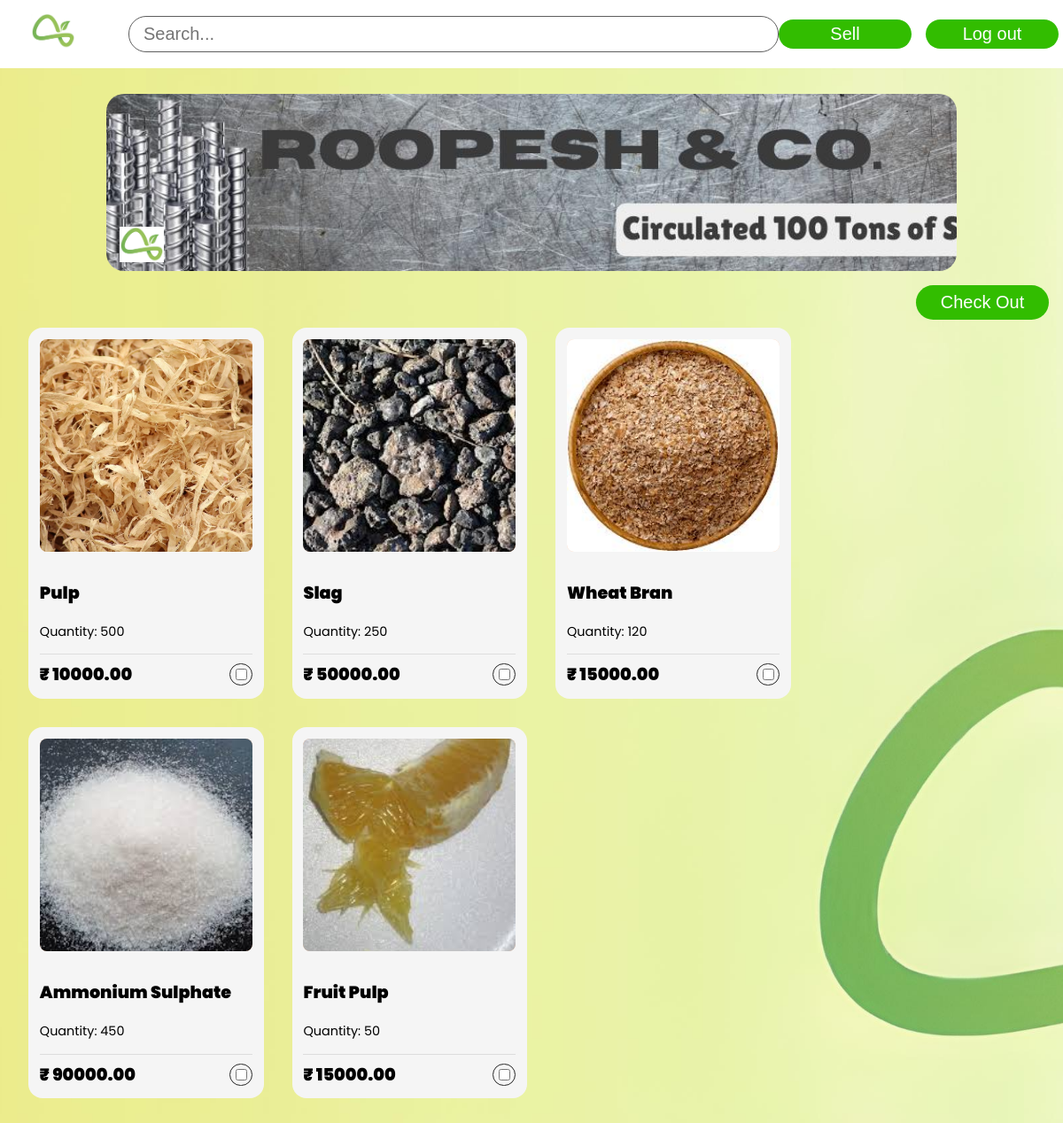
Screenshot of /accounts/products/ with the database file from the repository.
### accounts/models.py (models this page shows, shortened)
class Product(models.Model):
    name = models.CharField(max_length=255)
    quantity = models.PositiveIntegerField()
    amount = models.DecimalField(max_digits=10, decimal_places=2, default=0)
    company_name = models.CharField(max_length=255)
    location = models.CharField(max_length=255)
    user = models.ForeignKey(settings.AUTH_USER_MODEL, on_delete=models.CASCADE)
    image = models.ImageField(upload_to='product_images/', blank=True, null=True)  # Ensure upload_to is correct

### accounts/views.py (the view)
# urls.py: path('products/', views.product_list, name='product_list'),
def product_list(request):
    products = Product.objects.all()  # Retrieve all products
    return render(request, 'accounts/product_list.html', {'products': products})

### accounts/templates/accounts/product_list.html (shortened to what this page needs)
{% load static %}
<!DOCTYPE html>
<html lang="en">
<head>
    <link rel="stylesheet" href="{% static 'product_list.css' %}">
</head>
<body>
    <div class="header">
        <div class="left">
            <img src="{% static 'images/icon.jpeg' %}" alt="Logo">
        </div>
        <div class="middle">
            <input class="search-box" type="text" placeholder="Search...">
        </div>
        <div class="right">
            <a href="{% url 'main' %}"><button>Sell</button></a>
            <button>Log out</button>
        </div>
    </div>
    <div class="container">
        <div class="ad">
            <img src="{% static 'images/icon.jpeg' %}" alt="Banner">
        </div>
        <form method="post" action="{% url 'selected_products' %}">
            <button class="checkoutBtn" type="submit">Check Out</button>
            <div class="products">
                {% for product in products %}
                <div class="card">
                    <div class="card-img">
                        <img src="{{ product.image.url }}" alt="{{ product.name }}">
                    </div>
                    <div class="card-info">
                        <p class="text-title">{{ product.name }}</p>
                        <p class="text-body">Quantity: {{ product.quantity }}</p>
                    </div>
                    <div class="card-footer">
                        <span class="text-title">₹ {{ product.amount }}</span>
                        <div class="card-button">
                            <input type="checkbox" name="product_ids" value="{{ product.id }}">
                        </div>
                    </div>
                </div>
                {% empty %}
                <p>No products available.</p>
                {% endfor %}
            </div>
        </form>
    </div>
</body>
</html>

### accounts/static/product_list.css (style rules this page uses)
body { margin: 0; height: 100%; padding-top: 74px; background: url("./images/background.jpeg") no-repeat center center fixed; background-size: cover; font-family: "Poppins", sans-serif; }
.header { position: fixed; top: 0; left: 0; right: 0; background-color: white; padding: 15px 5px; display: flex; align-items: center; justify-content: space-between; z-index: 1; }
.header .left { width: 200px; }
.header .left img { width: 50px; margin-left: 30px; }
.header .middle { display: flex; align-items: center; justify-content: center; }
.header .search-box { width: 700px; padding: 0.5rem 1rem; font-size: 20px; border-radius: 20px; border: 1px solid rgb(94, 94, 94); }
.header .right { width: 400px; display: flex; gap: 1rem; justify-content: space-evenly; align-items: center; }
.header .right button { background-color: #32bd00; width: 150px; padding: 5px; border-radius: 20px; color: white; border: none; font-size: 20px; }
.container { display: flex; flex-direction: column; margin-top: 2rem; align-items: center; }
.container .ad { background-color: white; border-radius: 20px; height: 25vh; width: 80vw; position: relative; background: url("./images/ad1.jpg"); background-size: cover; }
.container .ad img { position: absolute; width: 50px; bottom: 10px; left: 15px; }
.container .products { display: flex; flex-wrap: wrap; gap: 2rem; margin: 4rem 2rem; align-items: center; }
.card { display: flex; flex-direction: column; background: #f5f5f5; border-radius: 1rem; overflow: hidden; padding: 0.8em; }
.card-img { background-color: #ffcaa6; border-radius: 0.5rem; width: 20vw; height: 30vh; }
.card-img img { width: 100%; height: 100%; object-fit: cover; border-radius: 0.5rem; }
.card-info { padding-top: 1rem; }
.card-info p { margin-top: 1rem; }
.card-footer { display: flex; justify-content: space-between; align-items: center; padding-top: 0.5rem; border-top: 1px solid #ddd; }
.card-button { border: 1px solid #252525; border-radius: 50px; display: flex; padding: 2px; cursor: pointer; transition: background-color 0.3s ease, border-color 0.3s ease; }
.text-title { font-weight: 900; font-size: 1.2em; }
.text-body { font-size: 0.9em; }
.checkoutBtn { background-color: #32bd00; width: 150px; padding: 0.5rem; margin: 1rem; border-radius: 20px; color: white; border: none; font-size: 20px; position: absolute; right: 0; }

### rows the page displays
Product: image (picture), name "Pulp", quantity "500", amount "10000.00"
Product: image (picture), name "Slag", quantity "250", amount "50000.00"
Product: image (picture), name "Wheat Bran", quantity "120", amount "15000.00"
Product: image (picture), name "Ammonium Sulphate", quantity "450", amount "90000.00"
Product: image (picture), name "Fruit Pulp", quantity "50", amount "15000.00"
